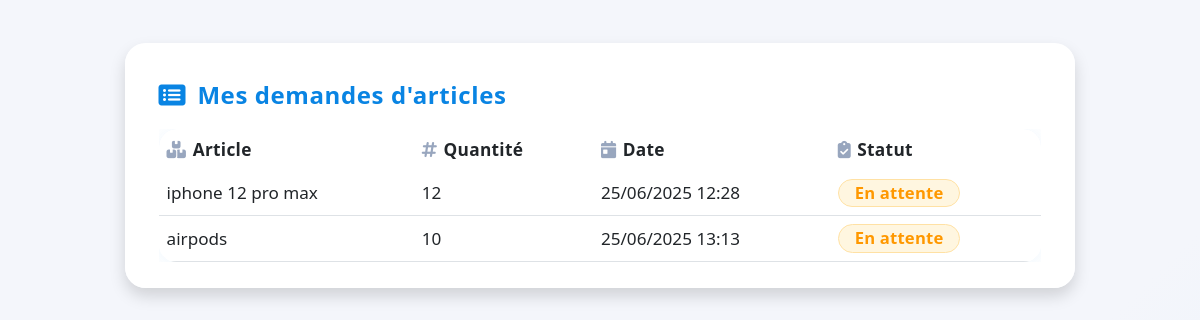
The page /employe/mes-demandes/ (signed in) on the database its author committed.
### inventory/models.py (models this page shows, shortened)
class DemandeArticle(models.Model):
    STATUT_CHOICES = [
        ('en_attente', 'En attente'),
        ('approuvee', 'Approuvée'),
        ('refusee', 'Refusée'),
    ]
    employe = models.ForeignKey(settings.AUTH_USER_MODEL, on_delete=models.CASCADE, limit_choices_to={'role': 'employe'})
    article = models.ForeignKey(Article, on_delete=models.CASCADE)
    quantite = models.PositiveIntegerField()
    date_demande = models.DateTimeField(auto_now_add=True)
    statut = models.CharField(max_length=20, choices=STATUT_CHOICES, default='en_attente')

class Article(models.Model):
    nom           = models.CharField(max_length=200)
    reference     = models.CharField(max_length=100, unique=True)
    prix          = models.DecimalField(max_digits=10, decimal_places=2)
    quantite      = models.IntegerField(default=0, help_text="Quantité initiale")
    stock         = models.IntegerField(default=0, help_text="Stock courant")
    description   = models.TextField(blank=True, default="")
    facteur_co2   = models.FloatField(default=0.0, verbose_name="Facteur CO₂ (kg/unité)")
    stock_min     = models.PositiveIntegerField(default=1, help_text="Seuil minimal pour alerte")
    alerte_stock_faible_envoyee = models.BooleanField(
        default=False,
        help_text="Passé à True dès qu'une alerte stock < 10 a été envoyée"
    )

### inventory/views.py (the view)
# urls.py: path('employe/mes-demandes/', mes_demandes, name='mes_demandes'),
@login_required
def mes_demandes(request):
    demandes = DemandeArticle.objects.filter(employe=request.user)
    return render(request, 'mes_demandes.html', {'demandes': demandes})

### templates/mes_demandes.html (shortened to what this page needs)
{% load static %}
<!DOCTYPE html>
<html lang="fr">
<head>
  <link href="https://cdn.jsdelivr.net/npm/bootstrap@5.3.0/dist/css/bootstrap.min.css" rel="stylesheet">
  <link rel="stylesheet" href="https://cdnjs.cloudflare.com/ajax/libs/font-awesome/6.4.0/css/all.min.css">
</head>
<body>
<div class="demandes-wrapper shadow">
  <div class="title mb-3">
    <i class="fas fa-list-alt"></i> Mes demandes d'articles
  </div>
  <div class="table-responsive">
    <table class="table align-middle">
      <thead>
        <tr>
          <th><i class="fas fa-boxes-stacked icon-cell"></i>Article</th>
          <th><i class="fas fa-hashtag icon-cell"></i>Quantité</th>
          <th><i class="fas fa-calendar-day icon-cell"></i>Date</th>
          <th><i class="fas fa-clipboard-check icon-cell"></i>Statut</th>
        </tr>
      </thead>
      <tbody>
        {% for demande in demandes %}
        <tr>
          <td>{{ demande.article.nom }}</td>
          <td>{{ demande.quantite }}</td>
          <td>{{ demande.date_demande|date:"d/m/Y H:i" }}</td>
          <td>
            {% if demande.statut == 'en_attente' %}
              <span class="badge badge-en-attente">En attente</span>
            {% elif demande.statut == 'validee' %}
              <span class="badge badge-validee">Validée</span>
            {% elif demande.statut == 'refusee' %}
              <span class="badge badge-refusee">Refusée</span>
            {% elif demande.statut == 'traitee' %}
              <span class="badge badge-traitee">Traitée</span>
            {% else %}
              <span class="badge bg-secondary">Autre</span>
            {% endif %}
          </td>
        </tr>
        {% endfor %}
      </tbody>
    </table>
  </div>
</div>
</body>
</html>

### templates/mes_demandes.html (style rules this page uses)
body { background: linear-gradient(135deg, #f4f6fb 70%, #e8f0fc 100%); min-height: 100vh; font-family: 'Segoe UI', 'Roboto', Arial, sans-serif; color: #202942; }
.demandes-wrapper { max-width: 950px; margin: 2.7rem auto 2.1rem auto; padding: 2.1rem 2.1rem 1.6rem 2.1rem; background: rgba(255,255,255,0.98); border-radius: 1.3rem; box-shadow: 0 6px 32px 0 rgba(52, 87, 179, 0.10); animation: fadeIn .9s cubic-bezier(.24,1.23,.41,1) both; }
.title { font-size: 1.5rem; font-weight: 800; letter-spacing: 0.6px; color: #0984e3; margin-bottom: 1.4rem; display: flex; align-items: center; gap: .7rem; }
.table { border-radius: 1.1rem; overflow: hidden; background: rgba(255,255,255,0.97); margin-bottom: 0; box-shadow: 0 2px 20px #0984e313; }
thead { background: #e8f0fc; }
thead th { color: #222a36; font-weight: 700; font-size: 1.08rem; letter-spacing: 0.3px; border-bottom: none; border-top: none; vertical-align: middle; }
tbody tr { transition: background .16s; }
td { vertical-align: middle; font-size: 1.07rem; }
.badge { font-size: 1.04rem; border-radius: 1.2rem; font-weight: 600; padding: 5px 16px; letter-spacing: 0.2px; }
.badge-en-attente { background: #fff6e0; color: #ff9800; border: 1px solid #ffe1a4; }
.icon-cell { color: #98a6be; margin-right: .4rem; }

### rows shown on the page
DemandeArticle: article.nom "iphone 12 pro max", quantite "12", date_demande "25/06/2025 12:28", statut "En attente"
DemandeArticle: article.nom "airpods", quantite "10", date_demande "25/06/2025 13:13", statut "En attente"
